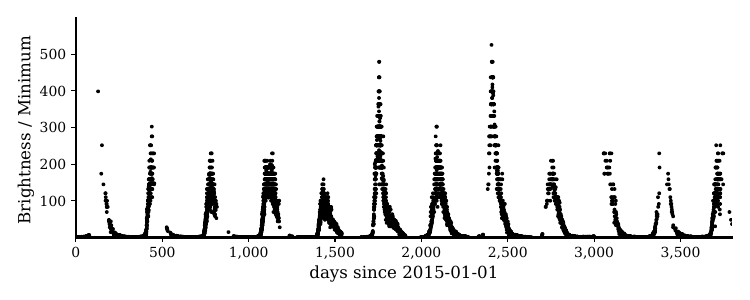

Here is the Python script that generated this plot:
from astropy.io import ascii
import numpy as np
import matplotlib.pyplot as plt
from astropy.time import Time

d=ascii.read("aavsodata_mira.csv")
#https://www.aavso.org/data-usage-guidelines#ack
import numpy.ma as nma
 
# remove upper limits
x=np.array(d['Magnitude'])
limit=np.array(np.arange(len(d)),bool)
for i in range(len(x)):
	if x[i][0]=="<":
		limit[i]=True
	else:
		limit[i]=False
dd=d[limit==False]

# select band
dd=dd[dd['Band']=='Vis.']

days=dd['JD']
day0='2015-01-01'
days_since=days-Time(day0).jd
dates=Time(dd['JD'],format='jd')
mags=np.array(dd['Magnitude'],float)
fluxs=3636*10**(-0.4*mags)
fluxrel=fluxs/0.4

plt.figure(figsize=(7.5,3))

plt.rcParams['axes.labelsize'] = 12
ax=plt.gca()
ax.spines['right'].set_visible(False)
ax.spines['top'].set_visible(False)
ax.tick_params(axis='both', labelsize=10)
plt.rc('font',  family='serif', size=12)
plt.rc('text',  usetex=False)
for spine in ax.spines.values():
        spine.set_linewidth(2)  # Set the axis thickness
colors=plt.rcParams["axes.prop_cycle"].by_key()['color']
import matplotlib.ticker as ticker
ax.xaxis.set_major_formatter(ticker.StrMethodFormatter('{x:,.0f}')) # with commas

xd=np.linspace(-1000,2000,100000)
phase=275
amp=300
period=325
x=(xd-phase)*2*np.pi/period
model=amp*10**(np.cos(x)-1)

plt.scatter(days_since,fluxs,3,color="black")
plt.xlim(0,days_since.max())
plt.ylim(0.5,599)
#plt.yscale("log")
plt.xlabel(f"days since {day0}")
plt.ylabel("Brightness / Minimum ")
plt.tight_layout()
#plt.plot(xd,model)
plt.savefig("aavso_mira.pdf")

print("date range from ",day0," through ",dates[-1].iso)

#fig,ax=plt.subplots()
#ax.xaxis.axis_date()
#ax.scatter(dates,mags)
#fig.autofmt_xdate()
